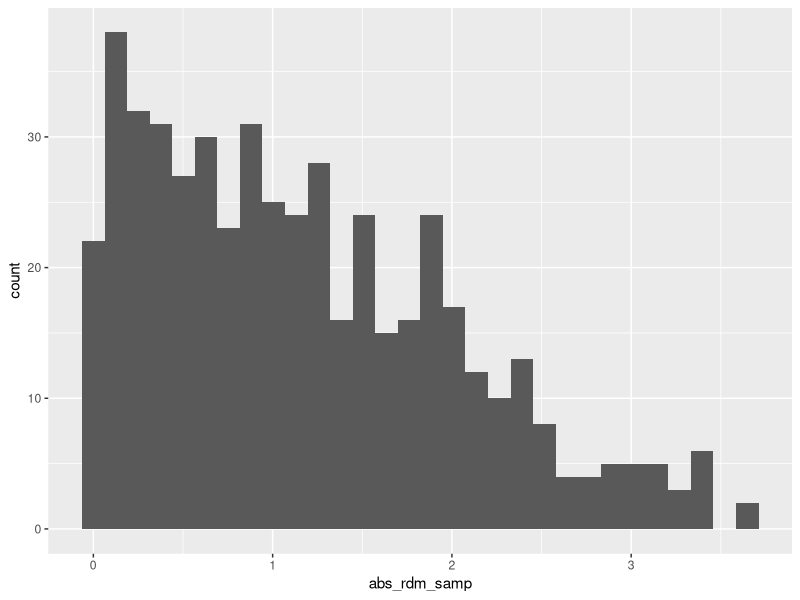

This chart was generated by the following R code:
## ---- chunk 1
library(tidyverse)
## ---- chunk 2
samp = rnorm(100)
length(samp)
## ---- chunk 3
plot_df = 
  tibble(
    rdm_samp = rnorm(500, mean = 1),
    sign_rdm_samp = rdm_samp > 0,
    abs_rdm_samp = abs(rdm_samp)
  )

ggplot(plot_df, aes(x = abs_rdm_samp)) + geom_histogram()

median_samp = median(pull(plot_df, abs_rdm_samp))
